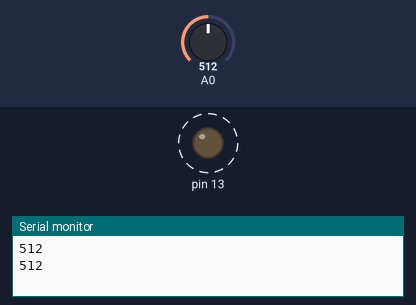
A sketch run on a simulated Arduino Uno, built with avr-gcc and run on an emulated ATmega328P. On the bench: output pins drawn as LEDs (lit = HIGH), the last lines printed to the serial monitor. Dashed ring = blinking. The inputs (shaded band) are chosen by the test bench; at power-on: A0 = 512.

Above: at 1.8 s.
1.9 s: A0 set to 306
At 2.2 s:
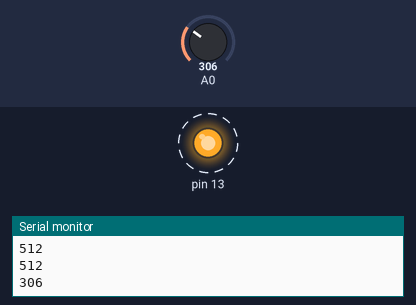
5.4 s: A0 set to 122
At 5.56 s:
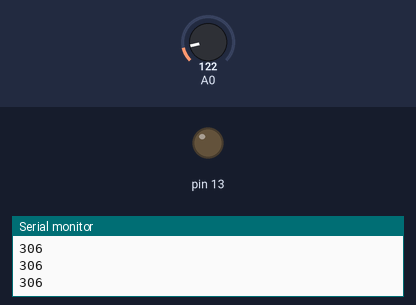
Timing chart, 0 to 14.9 s (numbered marks = the images above; inputs shaded):
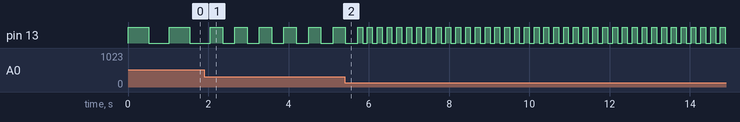

The sketch:

potentiometer_led.ino
```cpp
int sensorValue = 0;

void setup() {
  // put your setup code here, to run once:
 pinMode(A0, INPUT);
  pinMode(13, OUTPUT);
  Serial.begin(9600);
}

void loop() {
  // put your main code here, to run repeatedly:
 sensorValue = analogRead(A0);
  Serial.println(sensorValue);
 // turn the LED on
  digitalWrite(13, HIGH);
  // pause the program for <sensorValue> millseconds
  delay(sensorValue); // Wait for sensorValue millisecond(s)
  // turn the LED off
  digitalWrite(13, LOW);
  // pause the program for <sensorValue> millseconds
  delay(sensorValue); // Wait for sensorValue millisecond(s)
}
```

Measured:
- after the input at 1.9 s, pin 13: alternates HIGH for 0.31 s and LOW for 0.31 s, starting after 0.46 s
- by itself, pin 13: alternates HIGH for 0.51 s and LOW for 0.51 s
